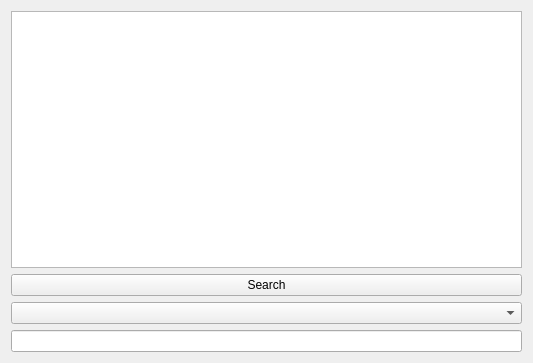
<?xml version="1.0" encoding="UTF-8"?>
<ui version="4.0">
 <class>QtGuiClass</class>
 <widget class="QWidget" name="QtGuiClass">
  <property name="geometry">
   <rect>
    <x>0</x>
    <y>0</y>
    <width>533</width>
    <height>363</height>
   </rect>
  </property>
  <property name="windowTitle">
   <string>QtGuiClass</string>
  </property>
  <layout class="QGridLayout" name="gridLayout">
   <item row="2" column="0">
    <widget class="QComboBox" name="comboBox"/>
   </item>
   <item row="3" column="0">
    <widget class="QLineEdit" name="searchEdit"/>
   </item>
   <item row="0" column="0">
    <widget class="QListWidget" name="listWidget"/>
   </item>
   <item row="1" column="0">
    <widget class="QPushButton" name="searchButton">
     <property name="text">
      <string>Search</string>
     </property>
    </widget>
   </item>
  </layout>
 </widget>
 <layoutdefault spacing="6" margin="11"/>
 <resources/>
 <connections/>
</ui>
